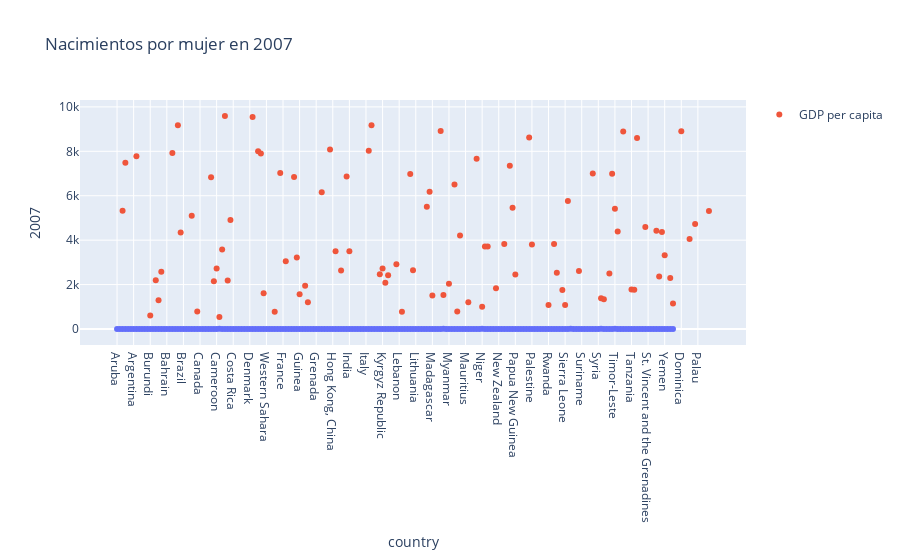

The notebook cell this image was saved under:
### Code cell
# Crear el scatterplot utilizando Plotly Express
fig = px.scatter(df107_1, x='country', y='2007', title='Nacimientos por mujer en 2007')

# Añadir los puntos del dataframe df107_2 al scatterplot
fig.add_scatter(x=df107_2['country'], y=df107_2['2007'], mode='markers', name='GDP per capita')


# Mostrar el scatterplot
fig.show()

### Figure 1 — Plotly figure (JSON) as saved in the notebook; plotly's stock layout.template omitted (floating-point values rounded to 4 significant figures; data arrays with more than 128 entries replaced by an {"elided": "..."} marker saying what was removed)
{"data": [{"hovertemplate": "country=%{x}<br>2007=%{y}<extra></extra>", "legendgroup": "", "marker": {"color": "#636efa", "symbol": "circle"}, "mode": "markers", "name": "", "orientation": "v", "showlegend": false, "type": "scatter", "x": {"elided": "202 str values"}, "xaxis": "x", "y": {"elided": "202 float values"}, "yaxis": "y"}, {"mode": "markers", "name": "GDP per capita", "type": "scatter", "x": {"elided": "198 str values"}, "y": {"elided": "198 str values"}}], "layout": {"legend": {"tracegroupgap": 0}, "title": {"text": "Nacimientos por mujer en 2007"}, "xaxis": {"anchor": "y", "domain": [0, 1], "title": {"text": "country"}}, "yaxis": {"anchor": "x", "domain": [0, 1], "title": {"text": "2007"}}}}
